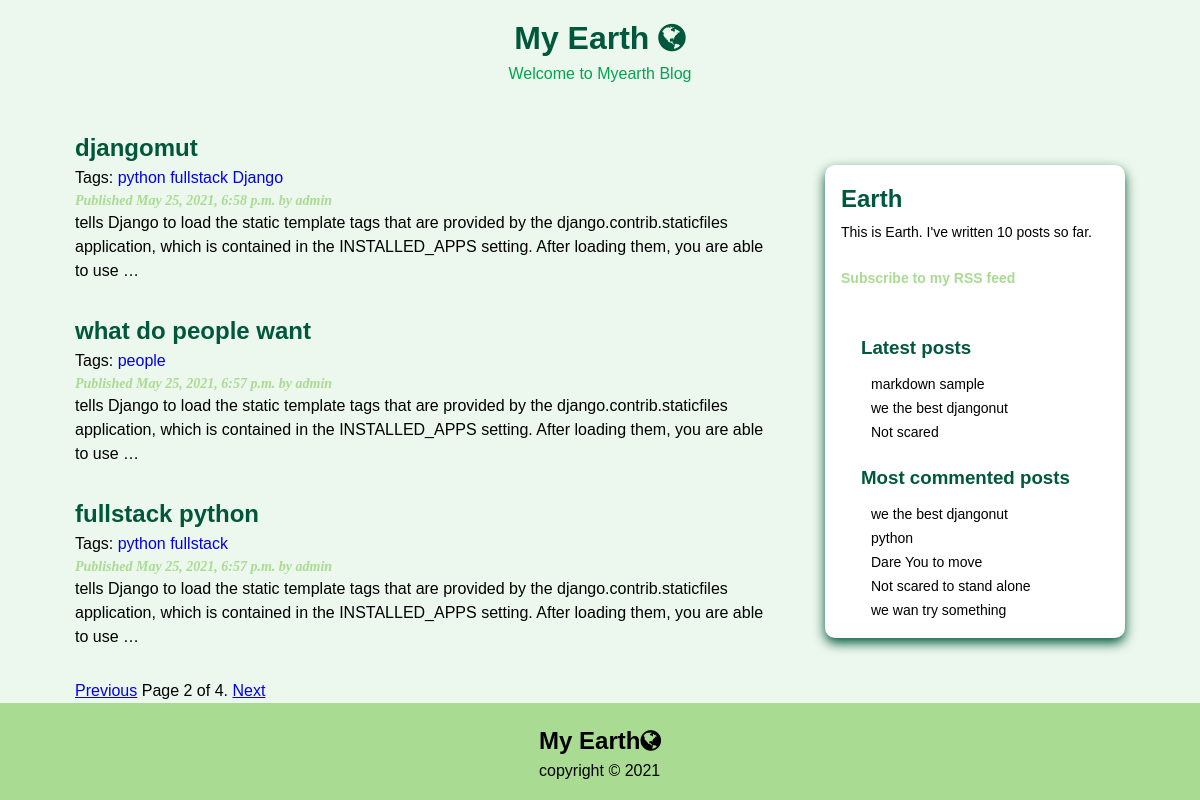
Screenshot of /earth/?page=2 with the database file from the repository.
### earth/models.py (models this page shows, shortened)
class Post(models.Model):
    STATUS_CHOICES = (
        ('draft', 'Draft'),
        ('published', 'Published'),
    )
    title = models.CharField(max_length=250)
    slug = models.SlugField(max_length=250,
                            unique_for_date='publish')
    author = models.ForeignKey(User,
                               on_delete=models.CASCADE,
                               related_name='earth_posts')
    body = models.TextField()
    publish = models.DateTimeField(default=timezone.now)
    created = models.DateTimeField(auto_now_add=True)
    updated = models.DateTimeField(auto_now=True)
    status = models.CharField(max_length=10,
                              choices=STATUS_CHOICES,
                              default='draft')
    objects = models.Manager()  # The default manager.
    published = PublishedManager()  # Our custom manager.
    tags = TaggableManager()
    class Meta:
        ordering = ('-publish',)
    def get_absolute_url(self):
        return reverse('earth:post_detail',
                       args=[self.publish.year,
                             self.publish.month,
                             self.publish.day, self.slug])

### earth/views.py (the view)
# urls.py: path('', views.post_list, name='post_list'),
def post_list(request, tag_slug=None):
    object_list = Post.published.all()
    tag = None
    if tag_slug:
        tag = get_object_or_404(Tag, slug=tag_slug)
        object_list = object_list.filter(tags__in=[tag])
    paginator = Paginator(object_list, 3)  # 3 posts in each page
    page = request.GET.get('page')
    try:
        posts = paginator.page(page)
    except PageNotAnInteger:
        posts = paginator.page(1)
    except EmptyPage:
        posts = paginator.page(paginator.num_pages)
    return render(request,
                  'earth/post/list.html',
                  {'page': page,
                   'posts': posts,
                   'tag': tag})

### earth/models.py (called while the page is built)
    def get_queryset(self):
        return super().get_queryset().filter(status='published')

### earth/templatetags/earth_tags.py (called while the page is built)
@register.simple_tag
def total_posts():
    return Post.published.count()

@register.inclusion_tag('earth/post/latest_posts.html')
def show_latest_posts(count=5):
    latest_posts = Post.published.order_by('-publish')[:count]
    return {'latest_posts': latest_posts}

@register.simple_tag
def get_most_commented_posts(count=5):
    return Post.published.annotate(
        total_comments=Count('comments')
    ).order_by('-total_comments')[:count]

@register.filter(name='markdown')
def markdown_format(text):
    return mark_safe(markdown.markdown(text))

### earth/templates/earth/post/list.html (shortened to what this page needs)
{% extends "earth/base.html" %}
{% load earth_tags %}
{% block content %}
  {% for post in posts %}
    <h2 class="post-title">
      <a href="{{ post.get_absolute_url }}">
        {{ post.title }}
      </a>
    </h2>
    <p class="tags">
      Tags:
      {% for tag in post.tags.all%}
        <a href="{% url "earth:post_list_by_tag" tag.slug %}">
          {{tag.name}}
        </a>
      {% endfor %}
    </p>
    <p class="date">
      Published {{ post.publish }} by {{ post.author }}
    </p>
    {{ post.body|markdown|truncatewords_html:30 }}
  {% endfor %}
  <div class="page">
    {% include "pagination.html" with page=posts %}
  </div>
{% endblock %}

### earth/templates/earth/base.html (shortened to what this page needs)
{% load earth_tags %}
{% load static %}
<!DOCTYPE html>
<html>
<head>
  <link href="{% static "css/earth.css" %}" rel="stylesheet">
  <link rel="stylesheet" href="//maxcdn.bootstrapcdn.com/font-awesome/4.7.0/css/font-awesome.min.css">
</head>
<body>
  <header>
    <h1>My Earth <span><i class="fa fa-globe" aria-hidden="true"></i></span></h1>
    <p>Welcome to Myearth Blog</p>
  </header>
  <main class="All-content">
    <div class="content">
      {% block content %}
      {% endblock %}
    </div>
    <div class="side-content">
      <div class="flex-content">
        <h2 class="earth">Earth</h2>
        <p>This is Earth. I've written {% total_posts %} posts so far.</p>
        <p><a class="feed" href="{% url "earth:post_feed" %}">Subscribe to my RSS feed</a></p>
        <h3>Latest posts</h3>
        {% show_latest_posts 3 %}
        <h3>Most commented posts</h3>
        {% get_most_commented_posts as most_commented_posts %}
        <ul>
          {% for post in most_commented_posts %}
            <li>
              <a href="{{ post.get_absolute_url }}">{{ post.title }}</a>
            </li>
          {% endfor %}
        </ul>
      </div>
    </div>
  </main>
  <footer class="footer">
  <div class="container">
    <h2>My Earth<span><i class="fa fa-globe" aria-hidden="true"></i></span></h2>
    <p>copyright &copy; 2021</p>
  </div>
</footer>
</body>
</html>

### earth/templates/earth/post/latest_posts.html
<ul>
  {% for post in latest_posts %}
    <li>
      <a href="{{ post.get_absolute_url }}">{{ post.title }}</a>
    </li>
  {% endfor %}
</ul>

### earth/static/css/earth.css (style rules this page uses)
:root { --primary-color:#00a551; --secondary-color:#a9dc92; --dark-color:#00583c; --white-type:#ecf7ed; --gray-type:#d3ebd6; }
* { margin: 0; padding: 0; box-sizing: border-box; }
body { font-family: 'Monteserrat', sans-serif ; background-color: var(--white-type); line-height: 1.5; }
header { display: flex; flex-direction: column; justify-content: center; align-items: center; }
header { height: 100px; }
header h1 { color: var(--dark-color); }
header p { color:var(--primary-color) ; }
.All-content { display: grid; grid-template-columns: 700px 300px; gap: 50px; justify-content: center; align-items: center; height: 100%; }
ul { list-style-type: none; }
ul li a { text-decoration: none; }
.side-content { width: 300px; height: auto; position:relative; box-shadow:0 5px 12px var(--dark-color) ; border-radius: 10px; margin: 50px auto; background: white; }
.flex-content { display: flex; flex-direction: column; justify-content: center; align-items: flex-start; margin: 16px; overflow: hidden; }
.flex-content h2 { margin-bottom: 5px; font-family: "Montserrat" 'Lato' ; color: var(--dark-color); }
.flex-content h3 { font-family: "Montserrat" 'Lato' ; margin: 20px; align-items: center; justify-content: center; padding-bottom: 5px; margin-bottom: 5px; color: var(--dark-color); }
.flex-content p { font-family: "Montserrat" 'Lato' ; font-size: 14px; padding-bottom: 5px; margin-bottom: 20px; }
.flex-content ul a { font-size: 14px; padding: 20px; margin: 0 10px; }
.flex-content ul a:link { color: black; }
.flex-content .feed { text-decoration: none; margin-top: 2px; color: var(--secondary-color); font-weight: 700; }
footer { display: flex; flex-direction: column; justify-content: center; align-items: center; background-color: var(--secondary-color); height: 100px; padding: 50px; }
p.date { color:var(--secondary-color); font-family: georgia, serif; font-size: 14px; font-style: italic; font-weight: 700; }
.post-title { margin-top: 30px; }
.post-title a { text-decoration: none; color: var(--dark-color); }
.tags a { text-decoration: none; }
.page { margin-top: 30px; }

### rows the page displays
Post: title "djangomut", publish "May 25, 2021, 6:58 p.m.", author "admin", body "tells Django to load the static template tags that are provided by the django.contrib.staticfiles application, which is contained in the INSTALLED_APPS setting. After loading them, you are able to use …"
Tag: name "python"
Tag: name "fullstack"
Tag: name "Django"
Post: title "what do people want", publish "May 25, 2021, 6:57 p.m.", author "admin", body "tells Django to load the static template tags that are provided by the django.contrib.staticfiles application, which is contained in the INSTALLED_APPS setting. After loading them, you are able to use …"
Tag: name "people"
Post: title "fullstack python", publish "May 25, 2021, 6:57 p.m.", author "admin", body "tells Django to load the static template tags that are provided by the django.contrib.staticfiles application, which is contained in the INSTALLED_APPS setting. After loading them, you are able to use …"
Post: title "markdown sample"
Post: title "we the best djangonut"
Post: title "Not scared"
Post: title "python"
Post: title "Dare You to move"
Post: title "Not scared to stand alone"
Post: title "we wan try something"

### other values shown
{{ page.number }} "2"
{{ page.paginator.num_pages }} "4"
